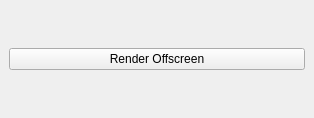
<?xml version="1.0" encoding="UTF-8"?>
<ui version="4.0">
 <class>QTUIOpenGLWindow</class>
 <widget class="QMainWindow" name="QTUIOpenGLWindow">
  <property name="geometry">
   <rect>
    <x>0</x>
    <y>0</y>
    <width>314</width>
    <height>118</height>
   </rect>
  </property>
  <property name="windowTitle">
   <string>Aqsis Testing</string>
  </property>
  <widget class="QWidget" name="centralwidget">
   <layout class="QVBoxLayout" name="verticalLayout">
    <item>
     <widget class="QPushButton" name="render_offscreen">
      <property name="text">
       <string>Render Offscreen</string>
      </property>
     </widget>
    </item>
   </layout>
  </widget>
  <action name="edit_quit">
   <property name="text">
    <string>Quit</string>
   </property>
  </action>
 </widget>
 <resources/>
 <connections/>
</ui>
